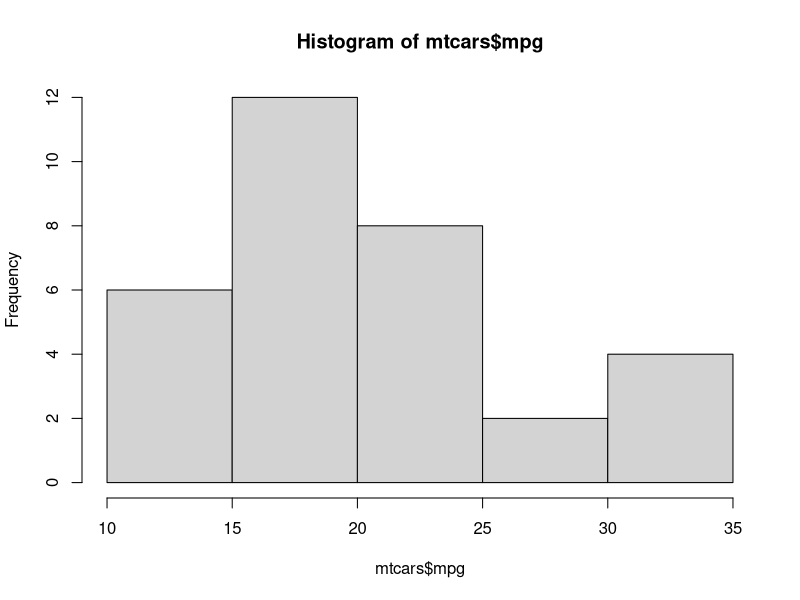
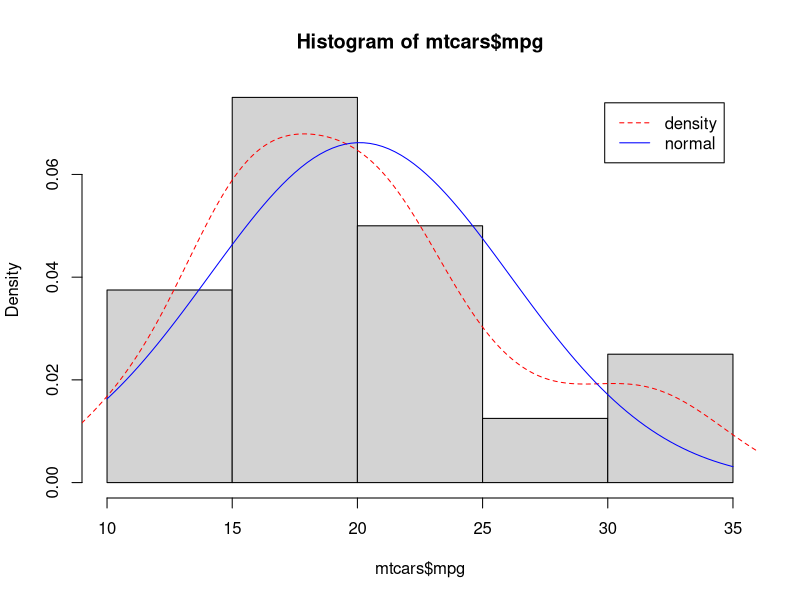
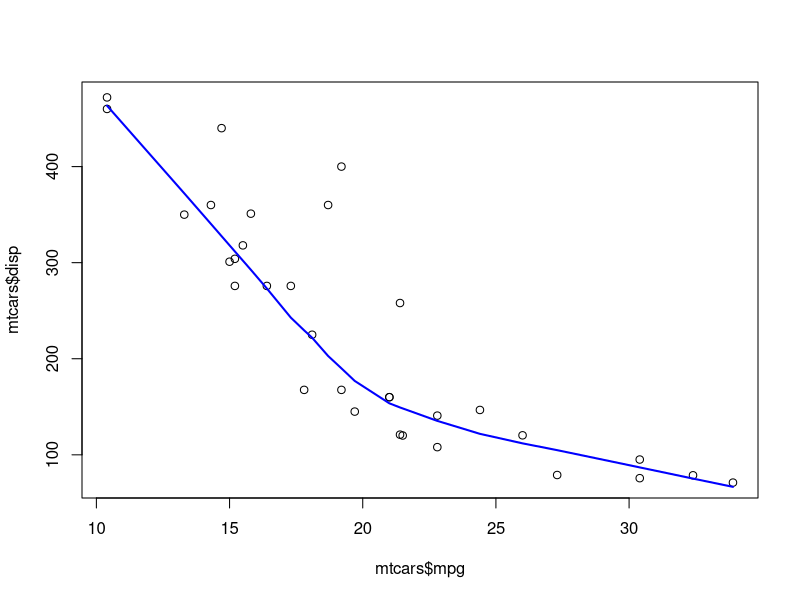
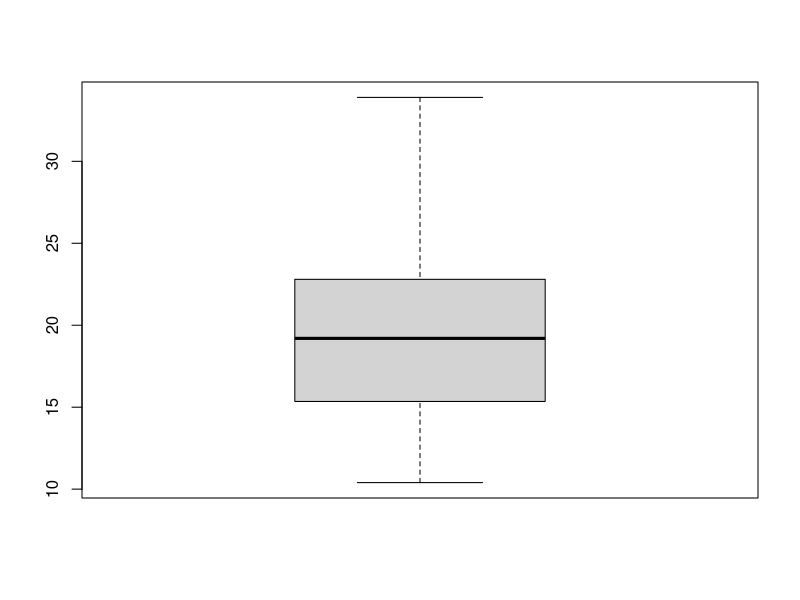
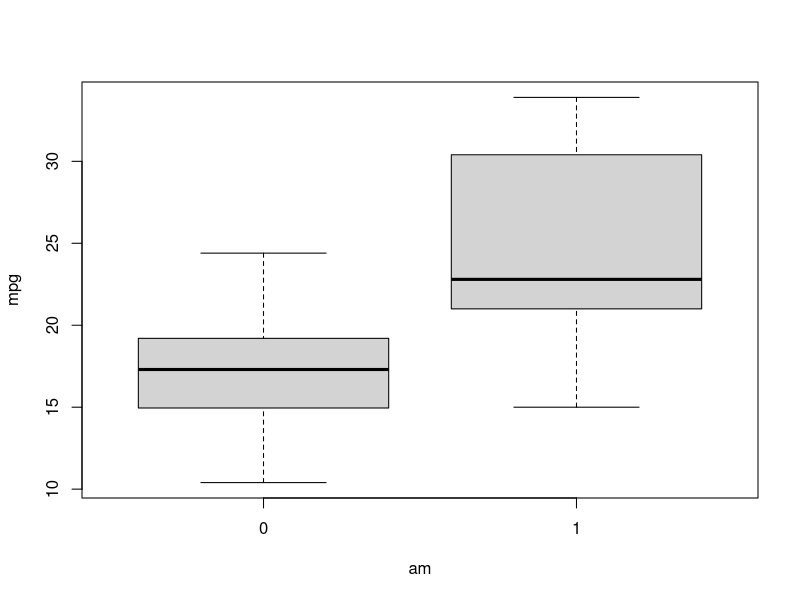

These figures' R source, in order:
###############################################################
## descriptive_statistics2.R:
## --------------------------
## This R Script tells how to do descriptvie statistics in R (2)
##
## The data used here is from the builtin dataset `mtcars`
################################################################
##
############################################################
# license:
# --------
# Copyright (c) 2014 JackyCode
# Distributed under the [MIT License][MIT].
# [MIT]: http://www.opensource.org/licenses/mit-license.php
#
############################################################

# table
# one-dimension
dataSub <- data.frame(am=mtcars$am, gear=mtcars$gear, carb=mtcars$carb)
head(dataSub)
with(dataSub, {
	mytable <- list(table(am), table(gear), table(carb))
	mytable
	prop.table(mytable[[1]])
	mytable[[1]]/sum(mytable[[1]])
})

# two-dimension
with(dataSub, {
	mytable2 <- list(table(am, carb), table(carb, am))
	mytable2
	prop.table(mytable2[[1]])
	mytable2[[1]]/sum(mytable2[[1]])
})

# convert two-dimension to one-dimension
with(dataSub, {
	mytable2 <- list(table(am, carb), table(carb, am))
	mytableConvert <- list(margin.table(mytable2[[1]], 1), 
		margin.table(mytable2[[1]], 2))
	mytableConvert
})

# three-dimension
with(dataSub, {
	mytable3 <- table(am, carb, gear)
	mytable3
	prop.table(mytable3)
	mytable3/sum(mytable3)
})

################################################################

# Histogram
str(mtcars)
range(mtcars$mpg)
hist(mtcars$mpg)
hist(mtcars$mpg, probability=TRUE)
dens <- density(mtcars$mpg)
mean <- mean(mtcars$mpg)
sd <- sd(mtcars$mpg)
lines(dens, col='red', lty=2)
curve(dnorm(x, mean, sd), col='blue', add=TRUE, lty=1)
legend("topright", inset = 0.05, c("density", "normal"),
    lty = c(2, 1), col = c("red", "blue"))
	
# Scatter
str(mtcars)
range(mtcars$disp)
plot(mtcars$disp ~ mtcars$mpg)
lines(lowess(mtcars$mpg, mtcars$disp), lwd=2, col='blue')

# box
boxplot(mtcars$mpg)
boxplot(mpg ~ am, data=mtcars)

